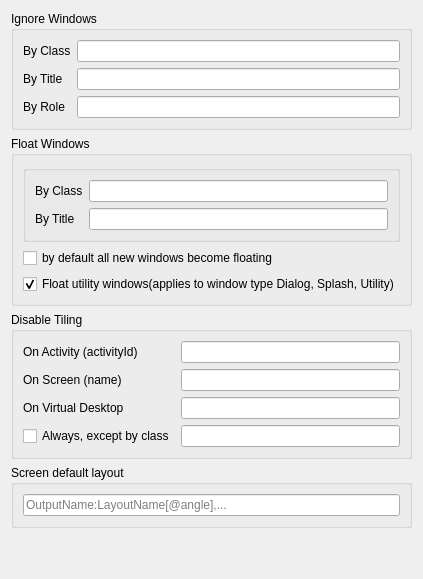
     <widget class="QWidget" name="_5_rulesTab">
      <attribute name="title">
       <string>Rules</string>
      </attribute>
      <layout class="QVBoxLayout" name="verticalLayout_2">
       <item>
        <widget class="QGroupBox" name="groupBox_5">
         <property name="title">
          <string>Ignore Windows</string>
         </property>
         <layout class="QGridLayout" name="gridLayout_5">
          <item row="1" column="0">
           <widget class="QLabel" name="ignoreTitleLabel">
            <property name="text">
             <string>By Title</string>
            </property>
           </widget>
          </item>
          <item row="0" column="0">
           <widget class="QLabel" name="ignoreClassLabel">
            <property name="text">
             <string>By Class</string>
            </property>
           </widget>
          </item>
          <item row="0" column="1">
           <widget class="QLineEdit" name="kcfg_ignoreClass">
            <property name="toolTip">
             <string>Comma-separated list of window classes. Matching windows will not be tiled.</string>
            </property>
           </widget>
          </item>
          <item row="1" column="1">
           <widget class="QLineEdit" name="kcfg_ignoreTitle">
            <property name="toolTip">
             <string>Comma-separated list of keywords(or substrings). Any windows with matching title will not be tiled.</string>
            </property>
           </widget>
          </item>
          <item row="2" column="0">
           <widget class="QLabel" name="ignoreRoleLabel">
            <property name="text">
             <string>By Role</string>
            </property>
           </widget>
          </item>
          <item row="2" column="1">
           <widget class="QLineEdit" name="kcfg_ignoreRole"/>
          </item>
         </layout>
        </widget>
       </item>
       <item>
        <widget class="QGroupBox" name="groupBox_6">
         <property name="title">
          <string>Float Windows</string>
         </property>
         <layout class="QGridLayout" name="gridLayout_6">
          <item row="5" column="1">
           <widget class="QCheckBox" name="kcfg_floatUtility">
            <property name="toolTip">
             <string>This is mainly for debugging purpose, but can also be used to meet some specific requirements.</string>
            </property>
            <property name="text">
             <string>Float utility windows(applies to window type Dialog, Splash, Utility)</string>
            </property>
            <property name="checked">
             <bool>true</bool>
            </property>
           </widget>
          </item>
          <item row="4" column="1">
           <widget class="QCheckBox" name="kcfg_floatDefault">
            <property name="toolTip">
             <string>This is mainly for debugging purpose, but can also be used to meet some specific requirements.</string>
            </property>
            <property name="text">
             <string>by default all new windows become floating</string>
            </property>
            <property name="checked">
             <bool>false</bool>
            </property>
           </widget>
          </item>
          <item row="3" column="1">
           <widget class="QGroupBox" name="groupBox_31">
            <property name="title">
             <string/>
            </property>
            <property name="flat">
             <bool>true</bool>
            </property>
            <layout class="QGridLayout" name="gridLayout_28">
             <item row="0" column="1">
              <widget class="QLineEdit" name="kcfg_floatingClass">
               <property name="toolTip">
                <string>Comma-separated list of window classes. Matching windows will become float automatically.</string>
               </property>
              </widget>
             </item>
             <item row="0" column="0">
              <widget class="QLabel" name="floatingClassLabel">
               <property name="text">
                <string>By Class</string>
               </property>
              </widget>
             </item>
             <item row="1" column="0">
              <widget class="QLabel" name="floatingTitleLabel">
               <property name="text">
                <string>By Title</string>
               </property>
              </widget>
             </item>
             <item row="1" column="1">
              <widget class="QLineEdit" name="kcfg_floatingTitle">
               <property name="toolTip">
                <string>Comma-separated list of keywords(or substrings). Any windows with matching title will become float automatically</string>
               </property>
              </widget>
             </item>
            </layout>
           </widget>
          </item>
         </layout>
        </widget>
       </item>
       <item>
        <widget class="QGroupBox" name="groupBox_7">
         <property name="title">
          <string>Disable Tiling</string>
         </property>
         <layout class="QGridLayout" name="gridLayout_7">
          <item row="0" column="1">
           <widget class="QLineEdit" name="kcfg_ignoreActivity">
            <property name="toolTip">
             <string>&lt;html&gt;&lt;head/&gt;&lt;body&gt;&lt;p&gt;Comma-separated list of activity IDs. See Readme or Issue #125 to know IDs. Windows in corresponding activities will not be tiled.&lt;/p&gt;&lt;/body&gt;&lt;/html&gt;</string>
            </property>
           </widget>
          </item>
          <item row="0" column="0">
           <widget class="QLabel" name="ignoreActivityLabel">
            <property name="text">
             <string>On Activity (activityId)</string>
            </property>
           </widget>
          </item>
          <item row="1" column="0">
           <widget class="QLabel" name="ignoreScreenLabel">
            <property name="text">
             <string>On Screen (name)</string>
            </property>
           </widget>
          </item>
          <item row="1" column="1">
           <widget class="QLineEdit" name="kcfg_ignoreScreen">
            <property name="toolTip">
             <string>Comma-separated list of screen names. Windows in corresponding screens will not be tiled.</string>
            </property>
           </widget>
          </item>
          <item row="2" column="0">
           <widget class="QLabel" name="ignoreDesktopLabel">
            <property name="text">
             <string>On Virtual Desktop</string>
            </property>
           </widget>
          </item>
          <item row="2" column="1">
           <widget class="QLineEdit" name="kcfg_ignoreVDesktop">
            <property name="toolTip">
             <string>Comma-separated list of Virtual Desktops names. Windows corresponding to these will not be tiled.</string>
            </property>
           </widget>
          </item>
          <item row="3" column="0">
           <widget class="QCheckBox" name="kcfg_tileNothing">
            <property name="text">
             <string>Always, except by class</string>
            </property>
            <property name="checked">
             <bool>false</bool>
            </property>
           </widget>
          </item>
          <item row="3" column="1">
           <widget class="QLineEdit" name="kcfg_tilingClass">
            <property name="toolTip">
             <string>Comma-separated list of window classes. Matching windows will become tiled automatically.</string>
            </property>
           </widget>
          </item>
         </layout>
        </widget>
       </item>
       <item>
        <widget class="QGroupBox" name="groupBox_11">
         <property name="title">
          <string>Screen default layout</string>
         </property>
         <layout class="QGridLayout" name="gridLayout_11">
          <item row="0" column="0">
           <widget class="QLineEdit" name="kcfg_screenDefaultLayout">
            <property name="toolTip">
             <string>&lt;html&gt;&lt;head/&gt;&lt;body&gt;&lt;p&gt;Comma-separated list OutputName:LayoutName. 'Layout' word can be omit. &lt;/p&gt;&lt;p&gt;2 monitors example: HDMI-A-1:spread,DP-2:tile&lt;/p&gt;&lt;p&gt;Example with desktop name: HDMI-A-1:Desktop 1:1,HDMI-A-1:Desktop 2:columns&lt;/p&gt;&lt;p&gt;Optional rotation: append @angle (0-3) to the layout name for per-screen rotation. Angle is in quarter-turns: 0=default, 1=90°, 2=180°, 3=270°. Useful for portrait monitors.&lt;/p&gt;&lt;p&gt;Example: DP-3:tile@1 (rotates tile layout 90° for top/bottom split on portrait screen)&lt;/p&gt;&lt;/body&gt;&lt;/html&gt;</string>
            </property>
            <property name="placeholderText">
             <string>OutputName:LayoutName[@angle],...</string>
            </property>
           </widget>
          </item>
         </layout>
        </widget>
       </item>
       <item>
        <spacer name="verticalSpacer_4">
         <property name="orientation">
          <enum>Qt::Orientation::Vertical</enum>
         </property>
         <property name="sizeHint" stdset="0">
          <size>
           <width>20</width>
           <height>40</height>
          </size>
         </property>
        </spacer>
       </item>
      </layout>
     </widget>
